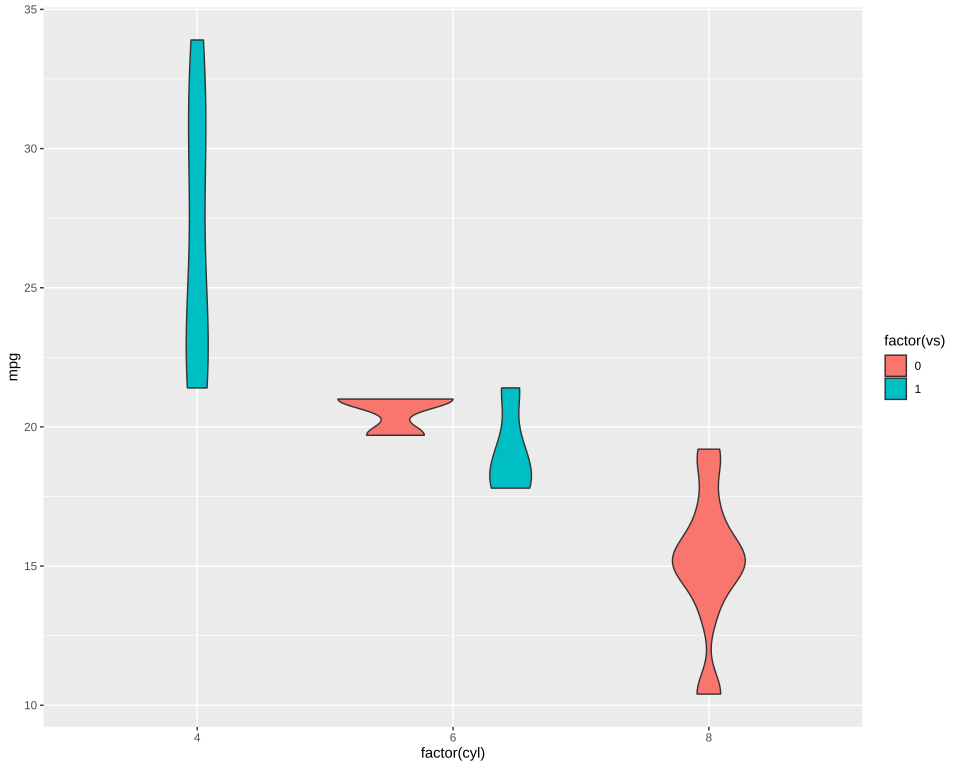

Here is the R script that generated this plot:
# The plot test/golden/violin_dodged.svg draws, drawn by ggplot2 itself, as ggplot2's own visual tests
# draw their snapshots: the independent check on that golden whenever it changes. The suite never
# runs this; it needs R, ggplot2 and vdiffr, saved as the Docker image giggly-r:ggplot2-4.0.3. From
# the repository's root:
#
#   docker run --rm -v "$PWD/test/golden":/golden:ro giggly-r:ggplot2-4.0.3 \
#     Rscript /golden/violin_dodged.R > violin_dodged.ggplot2.svg
#
# and compare the two drawings element by element, as test/golden/point.R describes, `<line>`
# elements included.
#
# The reference page's violins filled by factor(vs): each cylinder count's violins dodged
# side by side, a group of one row left out, and a legend of polygon keys.
#
# First checked with ggplot2 4.0.3 and vdiffr 1.0.9: every element and clip path matches but
# svglite's around the whole drawing, and the one departure is test/golden/point.R's, the x axis
# drawn before the y.

library(ggplot2)

plot <- ggplot(mtcars, aes(factor(cyl), mpg)) +
  geom_violin(aes(fill = factor(vs))) +
  theme_gray()

file <- tempfile(fileext = ".svg")
vdiffr::write_svg(plot, file)
cat(readLines(file), sep = "\n")
